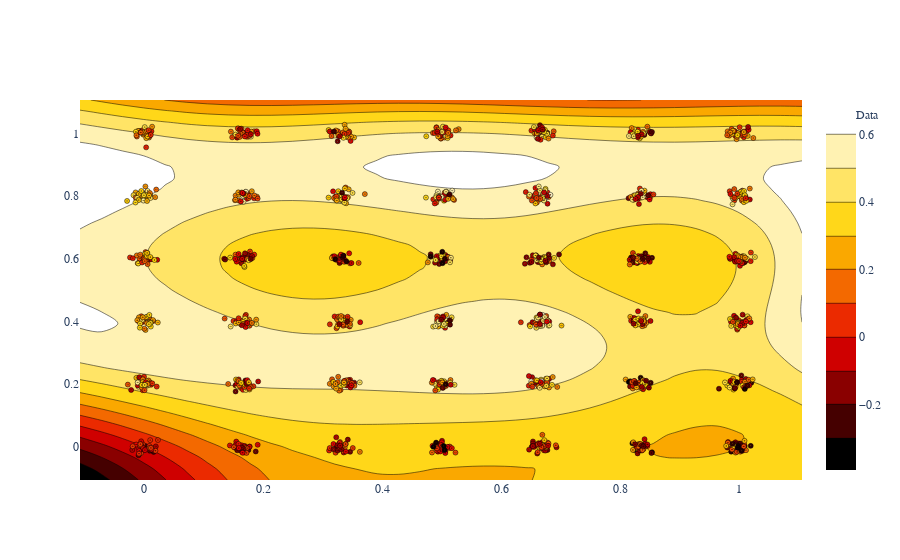

The code cell stored with this chart in its notebook:
### Code cell
fig = m.plot(title='1d_gp')

GPy.plotting.show(fig, filename='1d_gp')

### Figure 1 — Plotly figure (JSON) as saved in the notebook; plotly's stock layout.template omitted (floating-point values rounded to 4 significant figures; data arrays with more than 128 entries replaced by an {"elided": "..."} marker saying what was removed)
{"data": [{"marker": {"color": {"elided": "1411 float values"}, "colorscale": [[0, "rgb(0,0,0)"], [0.3333, "rgb(230,0,0)"], [0.6667, "rgb(255,210,0)"], [1, "rgb(255,255,255)"]], "line": {"color": "black", "width": 0.5}, "opacity": 1, "size": 5, "symbol": "circle-dot"}, "mode": "markers", "name": "Data", "showlegend": true, "type": "scatter", "x": {"elided": "1411 float values"}, "xaxis": "x", "y": {"elided": "1411 float values"}, "yaxis": "y"}, {"colorscale": [[0, "rgb(0,0,0)"], [0.3333, "rgb(230,0,0)"], [0.6667, "rgb(255,210,0)"], [1, "rgb(255,255,255)"]], "name": "Mean", "type": "contour", "x": [-0.1082, -0.07245, -0.03675, -0.001045, 0.03466, 0.07036, 0.1061, 0.1418, 0.1775, 0.2132, 0.2489, 0.2846, 0.3203, 0.356, 0.3917, 0.4274, 0.4631, 0.4988, 0.5345, 0.5702, 0.6059, 0.6416, 0.6773, 0.713, 0.7487, 0.7844, 0.8201, 0.8558, 0.8916, 0.9273, 0.963, 0.9987, 1.034, 1.07, 1.106], "xaxis": "x", "y": [-0.1058, -0.07018, -0.03452, 0.001141, 0.0368, 0.07246, 0.1081, 0.1438, 0.1794, 0.2151, 0.2508, 0.2864, 0.3221, 0.3577, 0.3934, 0.4291, 0.4647, 0.5004, 0.536, 0.5717, 0.6074, 0.643, 0.6787, 0.7143, 0.75, 0.7857, 0.8213, 0.857, 0.8926, 0.9283, 0.964, 0.9996, 1.035, 1.071, 1.107], "yaxis": "y", "z": {"elided": "35x35 float values"}}], "layout": {"font": {"family": "Raleway, sans-serif"}, "showlegend": true, "xaxis": {"anchor": "y", "domain": [0, 1]}, "yaxis": {"anchor": "x", "domain": [0, 1]}}}
